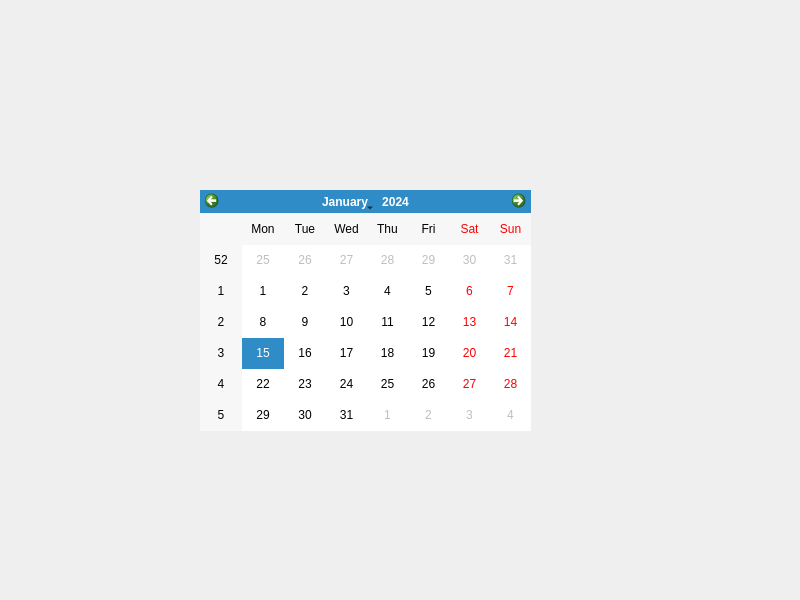
<?xml version="1.0" encoding="UTF-8"?>
<ui version="4.0">
 <class>Widget</class>
 <widget class="QWidget" name="Widget">
  <property name="geometry">
   <rect>
    <x>0</x>
    <y>0</y>
    <width>800</width>
    <height>600</height>
   </rect>
  </property>
  <property name="windowTitle">
   <string>Widget</string>
  </property>
  <widget class="QCalendarWidget" name="calendarWidget">
   <property name="geometry">
    <rect>
     <x>200</x>
     <y>190</y>
     <width>331</width>
     <height>241</height>
    </rect>
   </property>
  </widget>
  <widget class="QLabel" name="label">
   <property name="geometry">
    <rect>
     <x>240</x>
     <y>110</y>
     <width>261</width>
     <height>61</height>
    </rect>
   </property>
   <property name="text">
    <string/>
   </property>
  </widget>
 </widget>
 <resources/>
 <connections/>
</ui>
